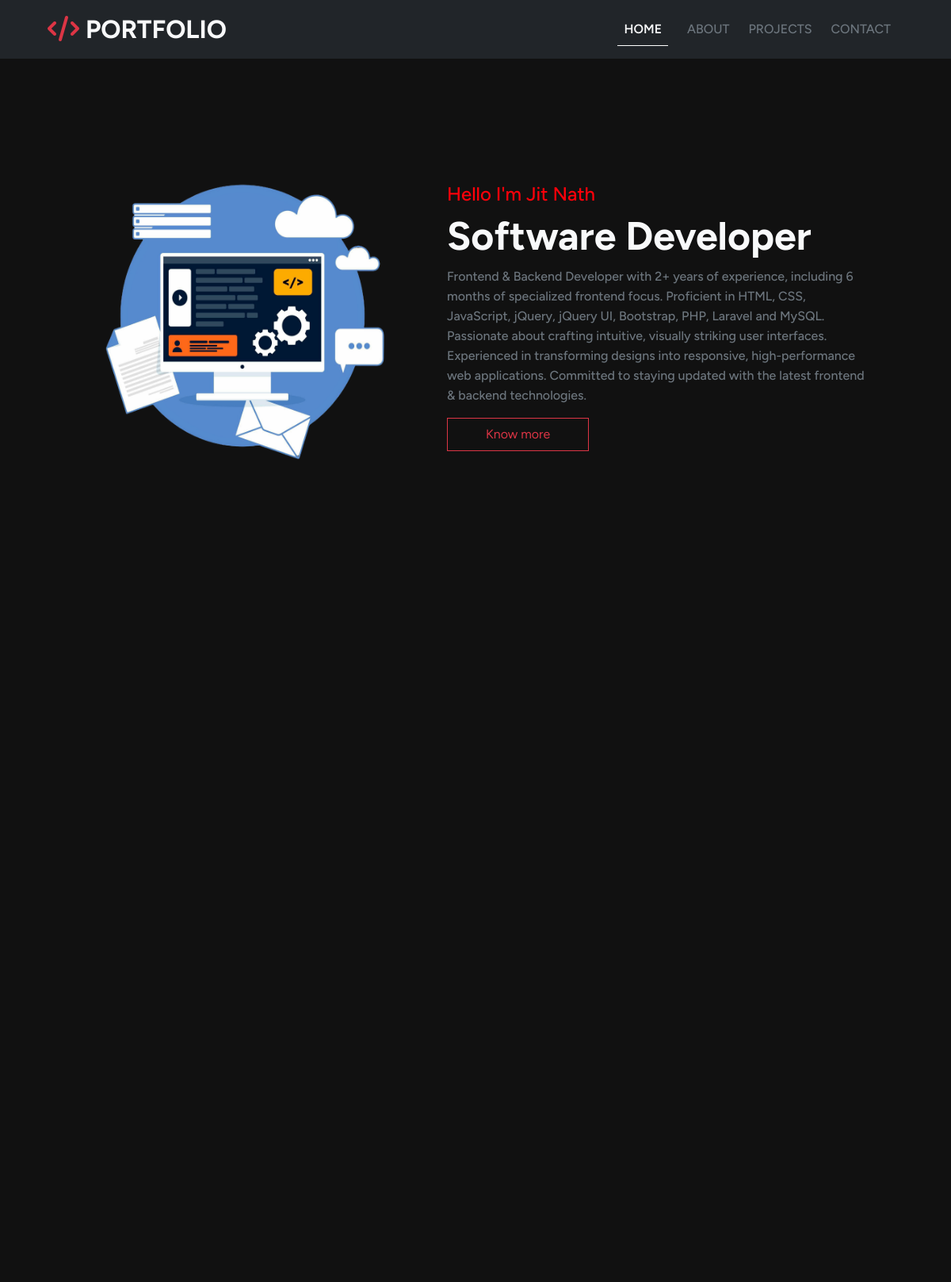
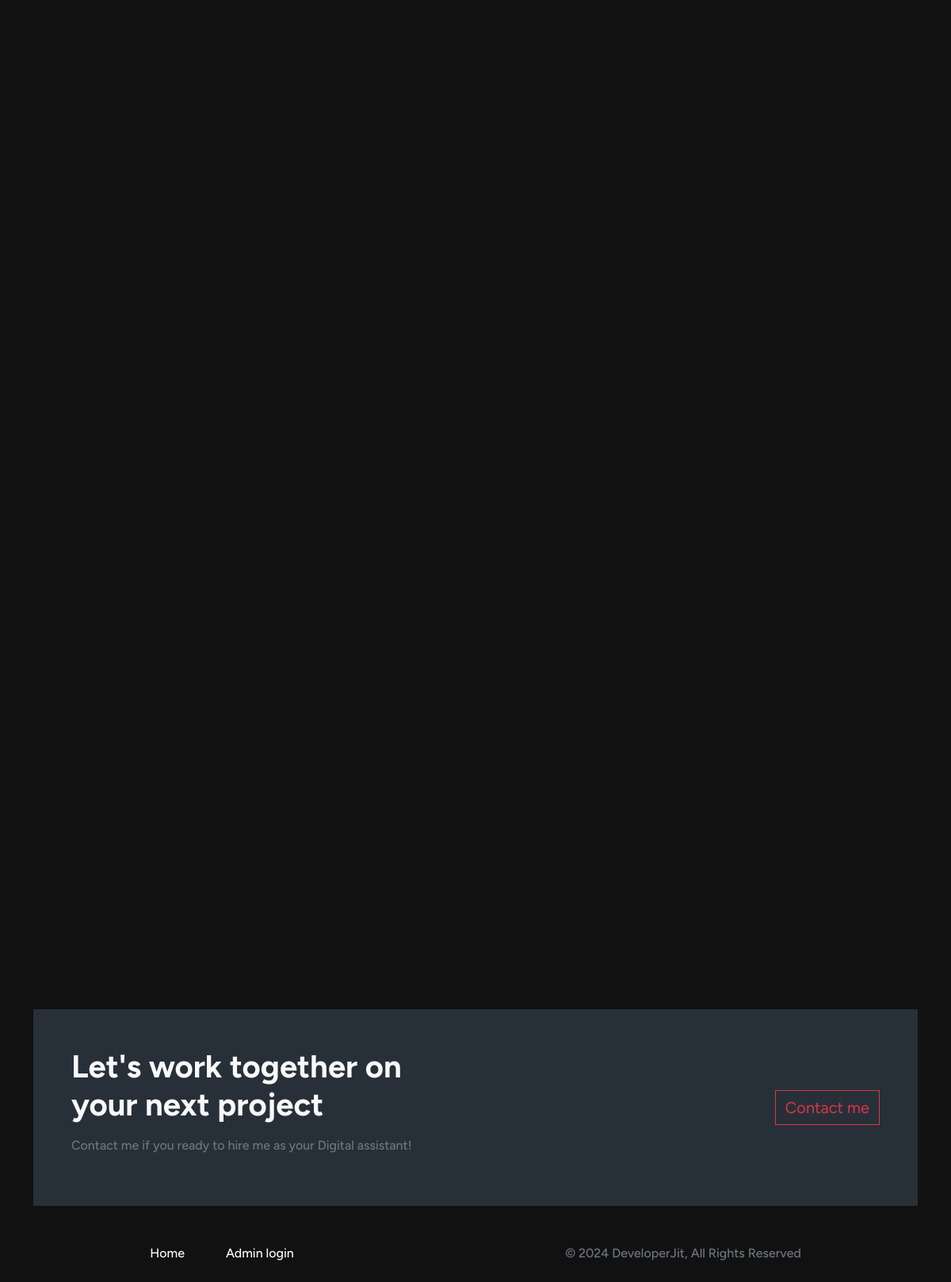
Screenshot of /portfolio/index.php with the database file from the repository (2 pictures, top to bottom).
### tables this page shows
CREATE TABLE `home_settings` (
  `sl_no` int(11) NOT NULL,
  `image` varchar(255) NOT NULL,
  `description` text NOT NULL,
  `dttime` timestamp NOT NULL DEFAULT current_timestamp()
);

### portfolio/pages/admin-settings/home-settings.php (called while the page is built, shortened)
<?php
$connection = mysqli_connect('localhost', 'root', '', 'my_portfolio');
function displayData()
{
    global $connection;
    $fetchQuery = "SELECT * FROM `home_settings` WHERE `sl_no`= 31";
    $allData = mysqli_query($connection, $fetchQuery);
    return $allData;
}

### portfolio/index.php (the view, shortened to what this page needs)
<!doctype html>
<html lang="en">
<head>
</head>
<body id="main-body">
    <?php
    include 'components/navbar.php';
    include './pages/admin-settings/home-settings.php';
    $viewData = displayData();
    $url = 'http://localhost/portfolio/';
    ?>
    <main id="body">
        <div class="container-fluid p-lg-5 pt-4 pb-5">
            <div class="row align-items-center px-lg-5">
                <div class="col-md-5 text-center" style="position: relative;">
                    <img src="<?php $url; ?>images/left.png" alt="body-left" class="img-fluid body-left-image">
                </div>
                <div class="col-md-7 ps-lg-5 px-2">
                    <h4 class="text-capitalize" style="color: #ff000a; font-weight: 500;">hello i'm Jit Nath</h4>
                    <?php
                    $data = mysqli_fetch_all($viewData, MYSQLI_ASSOC);
                    foreach ($data as $showData) {
                    ?>
                        <h2 class="text-capitalize fw-bold text-light myDesignation"><?php echo htmlspecialchars($showData['image']) ?></h2>
                        <p class="text-secondary" style="font-weight: 500; line-height: 25px;"><?php echo htmlspecialchars($showData['description']) ?></p>
                    <?php
                    }
                    ?>
                    <a href="<?php $url; ?>pages/about-me.php" id="more-btn" type="button" class="btn btn-outline-danger px-5 py-2" style="border-radius: 0px;">Know more</a>
                </div>
            </div>
        </div>
    </main>
    <section id="home-contact">
        <div class="container">
            <div class="row align-items-center" style="background-color: #273038;">
                <div class="col-md-6 p-5">
                    <h1 class="text-light fs-1 fw-bold mb-3">Let's work together on<br>your next project</h1>
                    <p class="text-secondary">Contact me if you ready to hire me as your Digital assistant!</p>
                </div>
                <div class="col-md-6 p-5 text-end">
                    <a href="/portfolio/pages/contact-me.php" class="btn btn-outline-danger fs-5" style="border-radius: 0px;">Contact me</a>
                </div>
            </div>
        </div>
    </section>
    <?php
    include 'components/footer.php';
    ?>
</body>
</html>

### portfolio/style.css (style rules this page uses)
* { font-family: "Figtree", sans-serif; font-optical-sizing: auto; font-weight: 500; font-style: normal; padding: 0px; margin: 0px; box-sizing: border-box; }
#main-body { background-color: #111; }
#main-body .row { --bs-gutter-x: 0rem; }
#body { height: 100vh; width: 100%; display: flex; justify-content: center; align-items: center; }
#body .body-left-image { height: 450px; }
#body .col-md-7 .myDesignation { font-size: 50px; }

### portfolio/components/navbar.php (style rules this page uses)
* { font-family: "Figtree", sans-serif; font-optical-sizing: auto; font-weight: 500; font-style: normal; padding: 0px; margin: 0px; box-sizing: border-box; }
#main-body { background-color: #111; }
#main-body .row { --bs-gutter-x: 0rem; }

### rows the page displays
home_settings: image "Software Developer", description "Frontend & Backend Developer with 2+ years of experience, including 6 months of specialized frontend focus. Proficient in HTML, CSS, JavaScript, jQuery, jQuery UI, Bootstrap, PHP, Laravel and MySQL. Passionate about crafting intuitive, visually striking user interfaces. Experienced in transforming designs into responsive, high-performance web applications. Committed to staying updated with the latest frontend & backend technologies."
